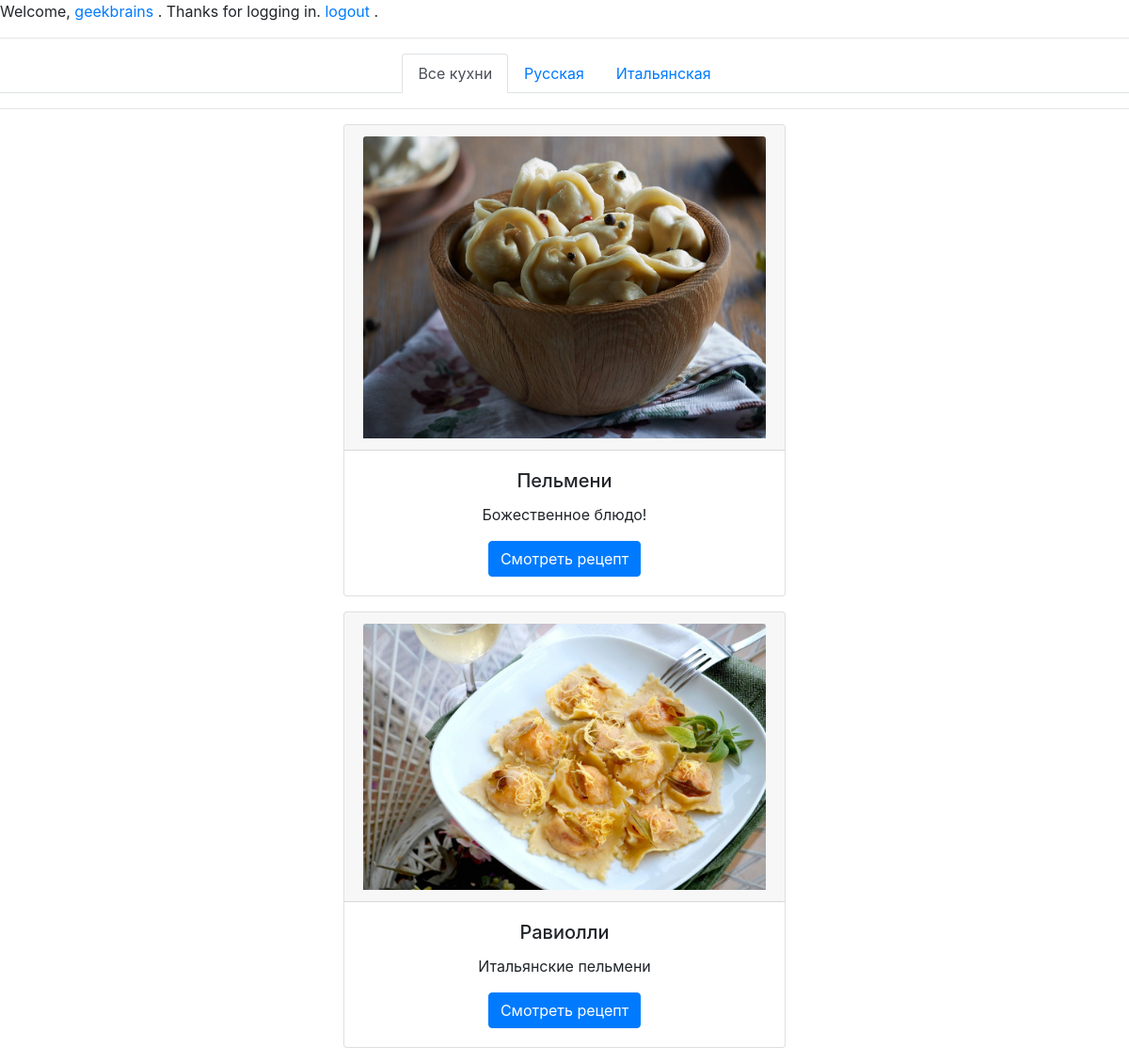
/recipes/ (signed in), run on the app's committed database.
### authapp/models.py (models this page shows, shortened)
class BorshchUser(AbstractUser):
    class Meta:
        verbose_name = 'пользователь'
        verbose_name_plural = 'пользователи'
    avatar = models.ImageField(upload_to='users_avatars', blank=True)

### mainapp/models.py (models this page shows, shortened)
class Cuisine(models.Model):
    class Meta:
        verbose_name = 'Кухня'
        verbose_name_plural = 'Кухни'
    name = models.CharField(verbose_name='название', max_length=64, unique=True)
    description = models.TextField(verbose_name='описание', blank=True)

class Recipe(models.Model):
    class Meta:
        verbose_name = 'Рецепт'
        verbose_name_plural = 'Рецепты'
    cuisine = models.ForeignKey(Cuisine, on_delete=models.CASCADE)
    name = models.CharField(verbose_name='название рецепта', max_length=255)
    description = models.TextField(verbose_name='описание', blank=True)
    cooking = models.TextField(verbose_name='способ приготовления', blank=False)
    image = models.ImageField(upload_to='recipe_photos', blank=True)

### mainapp/views.py (the view)
# urls.py: path('', mainapp.RecipeList.as_view(), name='index'),
class RecipeList(ListView):
    model = Recipe
    context_object_name = 'recipes'
    template_name = 'mainapp/recipes.html'
    def get_context_data(self, **kwargs):
        context = super().get_context_data(**kwargs)
        context['cuisine_list'] = Cuisine.objects.all()
        return context

### mainapp/templates/mainapp/recipes.html (shortened to what this page needs)
{% extends 'mainapp/base.html' %}
{% block content %}
<div class="container">
    {% for recipe in recipes %}
        <div class="card text-center">
            <div class="card-header">
                <img src="/media/{{ recipe.image }}" class="card-img-top" alt="...">
            </div>
            <div class="card-body">
                <h5 class="card-title">{{ recipe.name }}</h5>
                <p class="card-text">{{ recipe.description }}</p>
                <a href="{% url 'recipes:recipe' recipe.pk %}" class="btn btn-primary">Смотреть рецепт</a>
            </div>
        </div>
    {% endfor %}
</div>
{% endblock %}

### mainapp/templates/mainapp/includes/inc_user_menu.html
{% if user.is_authenticated %}
<p>Welcome, <a href="{% url 'auth:BorshchUser' user.pk %}">{{ user.username }}</a> . Thanks for logging in. <a href="{% url 'auth:logout'%}">logout</a> .</p>
{% else %}
<p>Welcome, new user. Please <a href="{% url 'auth:login' %}">log in</a> or <a href="{% url 'auth:register' %}">register</a>.</p>
{% endif %}

### mainapp/templates/mainapp/includes/inc_cuisine_menu.html (shortened to what this page needs)
<hr>
<ul class="nav nav-tabs justify-content-center">
  <li class="nav-item">
    <a href="{% url 'recipes:index' %}"
       class="nav-link {% if request.resolver_match.kwargs.cuisine == None %}
                  active
                {% endif %}">
      Все кухни
    </a>
  </li>
  {% for cuisine in cuisine_list %}
    <li class="nav-item">
      <a href="{% url 'recipes:cuisine' cuisine.name %}"
         class="nav-link ">
        {{ cuisine.name }}
      </a>
    </li>
  {% endfor %}
</ul>
<hr>

### static/css/styles.css (style rules this page uses)
.container { background-color: white; width: 500px; margin: 0 auto; }

### data on the page
BorshchUser: username "geekbrains"
Cuisine: name "Русская"
Cuisine: name "Итальянская"
Recipe: image (picture), name "Пельмени", description "Божественное блюдо!"
Recipe: image (picture), name "Равиолли", description "Итальянские пельмени"
